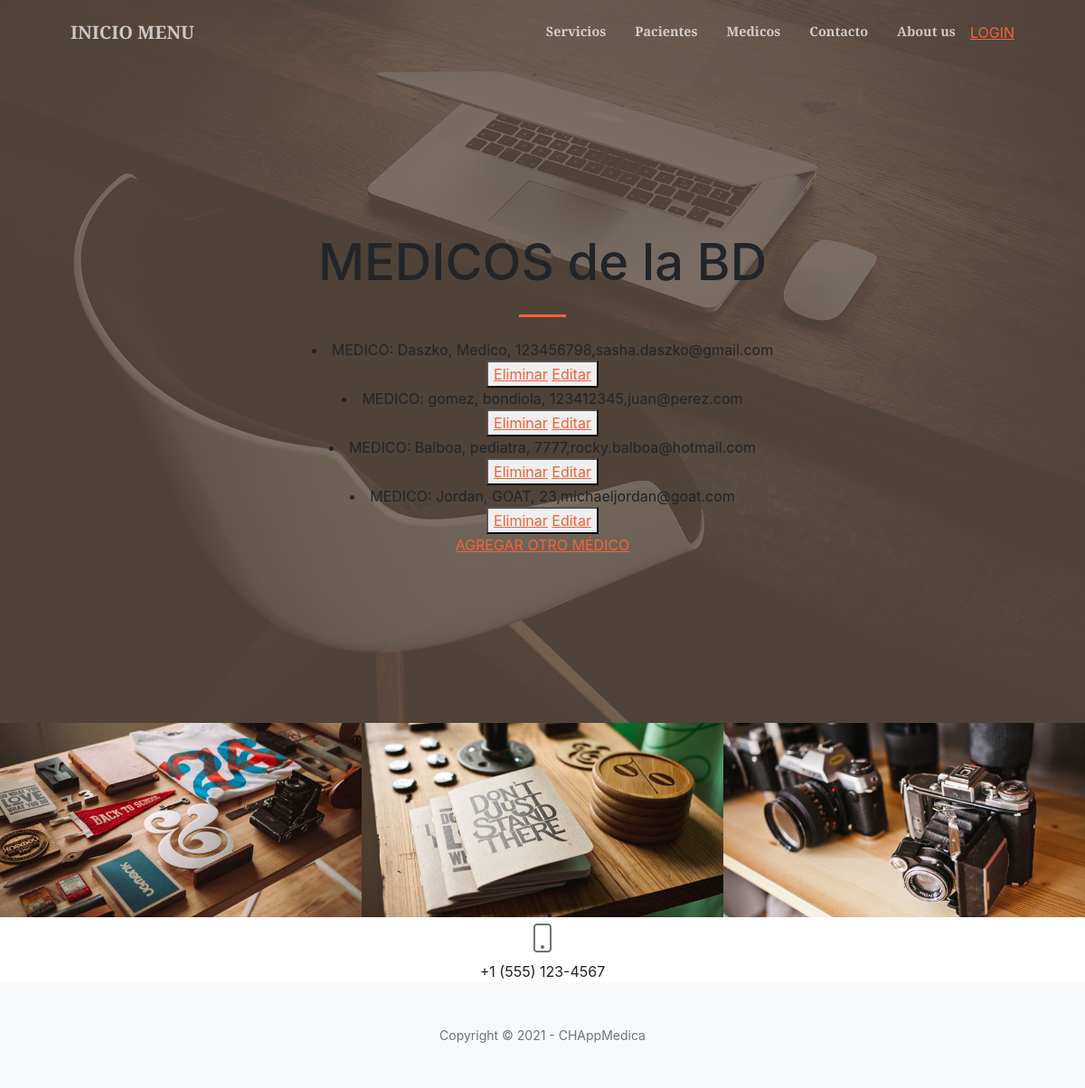
The app's page /AppMedica/leerMedicos with its own data.
### AppMedica/models.py (models this page shows)
class Medico(models.Model):
    apellido = models.CharField(max_length=40)
    especialidad = models.CharField(max_length=40)
    matricula = models.IntegerField()
    email = models.EmailField()
    def __str__(self):
        return f"{self.apellido}, {self.especialidad}, {self.matricula},{self.email}"

### AppMedica/views.py (the view)
# urls.py: path('leerMedicos', views.leerMedicos, name='LeerMedicos'),
def leerMedicos(request):
    medicos = Medico.objects.all()
    dir = {'medicos':medicos}
    return render(request,"AppMedica/leerMedicos.html",dir)

### AppMedica/templates/AppMedica/leerMedicos.html (shortened to what this page needs)
{% extends "AppMedica/padre.html" %}
{% load static %}
        {% block contenido %}
            <h1 class="mb-1">MEDICOS de la BD</h1>
        {% endblock %}
        {% block contenido2 %}
            {% for m in medicos %}
                <li>MEDICO:   {{ m }}  </li>
                <button>
                    <a href="{% url 'EliminarMedicos' m.matricula %}">Eliminar</a>
                    <a href="{% url 'EditarMedicos' m.matricula %}">Editar</a>
                </button>
                <br>
            {% endfor %}
            <a href="{% url 'MedicoFormulario'%}">AGREGAR OTRO MÉDICO </a>
        {% endblock %}

### AppMedica/templates/AppMedica/padre.html (shortened to what this page needs)
<!DOCTYPE html>
<html lang="en">
    <head>
        {% load static %}
        <link href="https://cdn.jsdelivr.net/npm/bootstrap-icons@1.5.0/font/bootstrap-icons.css" rel="stylesheet" />
        <link href="https://cdnjs.cloudflare.com/ajax/libs/SimpleLightbox/2.1.0/simpleLightbox.min.css" rel="stylesheet" />
        <link href="{% static 'AppMedica/css/styles.css' %}" rel="stylesheet" />
    </head>
    <body id="page-top">
        <nav class="navbar navbar-expand-lg navbar-light fixed-top py-3" id="mainNav">
            <div class="container px-4 px-lg-5">
                <a class="navbar-brand" href="{% url 'Inicio' %}">INICIO MENU</a>
                <div class="collapse navbar-collapse" id="navbarResponsive">
                    <ul class="navbar-nav ms-auto my-2 my-lg-0">
                        <li class="nav-item"><a class="nav-link" href="{% url 'Servicios' %}">Servicios</a></li>
                        <li class="nav-item"><a class="nav-link" href="{% url 'Pacientes' %}">Pacientes</a></li>
                        <li class="nav-item"><a class="nav-link" href="{% url 'Medicos' %}">Medicos</a></li>
                        <li class="nav-item"><a class="nav-link" href="{% url 'Contacto' %}">Contacto</a></li>
                        <li class="nav-item"><a class="nav-link" href="{% url 'About' %}">About us</a></li>
                        {% if not request.user.is_authenticated %}
                            <li class="sidebar-nav-item"><a href="{% url 'Login' %}">LOGIN</a></li>
                        {% endif %}
                    </ul>
                </div>
            </div>
        </nav>
        <header class="masthead">
            <div class="container px-4 px-lg-5 h-100">
                <div class="row gx-4 gx-lg-5 h-100 align-items-center justify-content-center text-center">
                    <div class="col-lg-8 align-self-end">
                        {% block contenido %}{% endblock %}
                        <hr class="divider" />
                    </div>
                    <div class="col-lg-8 align-self-baseline">
                        {% block contenido2 %}{% endblock %}
                    </div>
                </div>
            </div>
        </header>
        {% block contenido3 %}
        <div id="portfolio">
            <div class="container-fluid p-0">
                <div class="row g-0">
                    <div class="col-lg-4 col-sm-6">
                        <a class="portfolio-box" href="{% url 'Servicios' %}"  title="Servicios">
                            <img class="img-fluid" src="{% static 'AppMedica/assets/img/portfolio/thumbnails/1.jpg' %}" alt="..." />
                        </a>
                    </div>
                    <div class="col-lg-4 col-sm-6">
                        <a class="portfolio-box" href="{% url 'Pacientes' %}" title="Pacientes">
                            <img class="img-fluid" src="{% static 'AppMedica/assets/img/portfolio/thumbnails/2.jpg' %}" alt="..." />
                        </a>
                    </div>
                    <div class="col-lg-4 col-sm-6">
                        <a class="portfolio-box" href="{% url 'Medicos' %}" title="Medicos">
                            <img class="img-fluid" src="{% static 'AppMedica/assets/img/portfolio/thumbnails/3.jpg' %}" alt="..." />
                        </a>
                    </div>
                </div>
            </div>
        </div>
        {% endblock %}
                <div class="row gx-4 gx-lg-5 justify-content-center">
                    <div class="col-lg-4 text-center mb-5 mb-lg-0">
                        <i class="bi-phone fs-2 mb-3 text-muted"></i>
                        <div>+1 (555) 123-4567</div>
                    </div>
                </div>
        <footer class="bg-light py-5">
            <div class="container px-4 px-lg-5"><div class="small text-center text-muted">Copyright &copy; 2021 - CHAppMedica</div></div>
        </footer>
    </body>
</html>

### records on screen
Medico: apellido+especialidad+matricula "Daszko, Medico, 123456798,sasha.daszko@gmail.com"
Medico: apellido+especialidad+matricula "gomez, bondiola, 123412345,juan@perez.com"
Medico: apellido+especialidad+matricula "Balboa, pediatra, 7777,rocky.balboa@hotmail.com"
Medico: apellido+especialidad+matricula "Jordan, GOAT, 23,michaeljordan@goat.com"
